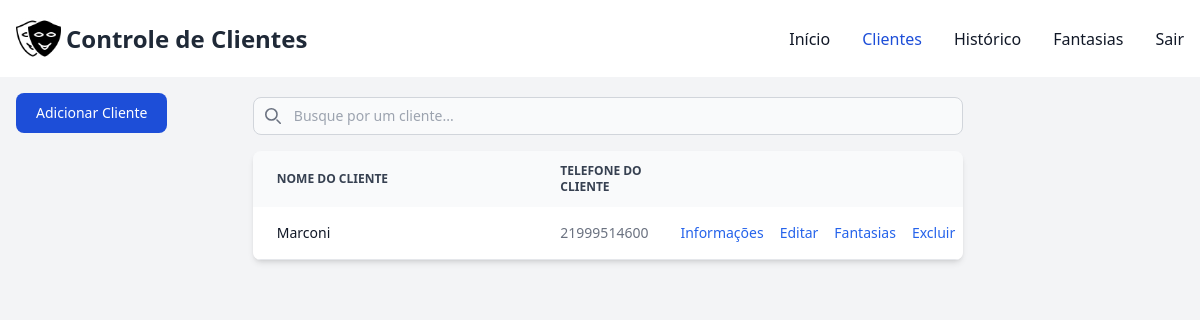
The page /controle/clientes/ (signed in) on the database as committed earlier.
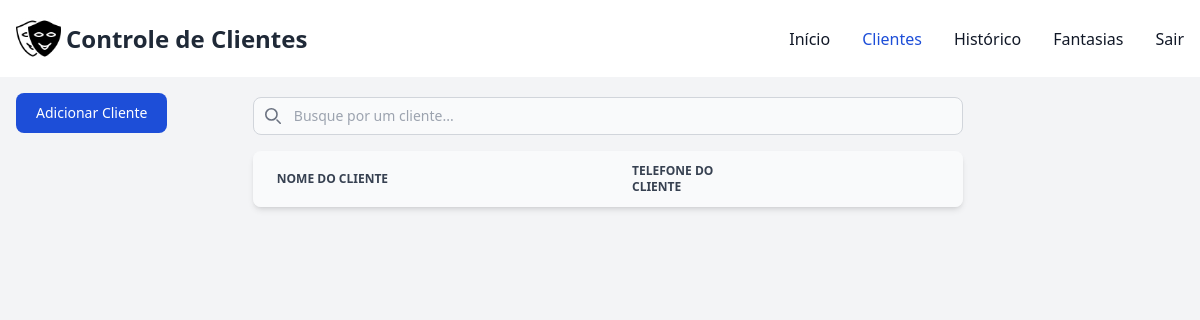
The same page on the database as committed later.
### controle/models.py (models this page shows, shortened)
class Cliente(models.Model):
    usuario = models.ForeignKey(User, on_delete=models.CASCADE)
    nome_cliente = models.CharField(max_length=100, null=False)
    cpf_cliente = models.CharField(max_length=18, null=False)
    tel_cliente = models.CharField(max_length=14, null=False)
    tel2_cliente = models.CharField(max_length=14, null=True, blank=True)
    logradouro_cliente = models.CharField(max_length=150, null=False)
    num_logradouro = models.CharField(max_length=15, null=False)
    complemento_logradouro = models.CharField(max_length=100, blank=True, null=True)
    bairro_logradouro = models.CharField(max_length=100, blank=True, null=True)
    uf_logradouro = models.CharField(max_length=2, blank=True, null=True)
    municipio_logradouro = models.CharField(max_length=100, blank=True, null=True)
    data_nasc_cliente = models.DateField(blank=True, null=True)
    cep_cliente = models.CharField(max_length=9, blank=True)
    email_cliente = models.CharField(max_length=80, blank=True)
    observacao_cliente = models.TextField(blank=True, null=True)
    class Meta:
        constraints = [
            UniqueConstraint(fields=['cpf_cliente', 'usuario'], name='unique_cliente_cpf_usuario')
        ]

### controle/views.py (the view, shortened to what this page needs)
# urls.py: path('clientes/', views.clientes, name='clientes'),
@login_required(login_url="/controle/login")
def clientes(request):
    sessao = request.user
    clientes = Cliente.objects.filter(usuario=sessao)
    fantasias = Fantasia.objects.filter(usuario=sessao)
    context = {
        'clientes': clientes,
        'fantasias': fantasias,
    }
    return render(request, 'clientes.html', context)

### controle/templates/clientes.html (shortened to what this page needs)
{% extends "base.html" %}
{% block conteudo %}
    <div class="pt-4 pl-4">
        <div class="lg:fixed flex justify-center pb-5">
            <button data-modal-target="crud-modal" data-modal-toggle="crud-modal" class="block text-white bg-blue-700 hover:bg-blue-800 focus:ring-4 focus:outline-none focus:ring-blue-300 font-medium rounded-lg text-sm px-5 py-2.5 text-center" type="button">
                Adicionar Cliente
            </button>
        </div>
        <div class="flex justify-center">
            <div  class="flex flex-col lg:w-3/5 w-4/5">
            <div class="pb-4">
                <div class="relative mt-1">
                    <div class="absolute inset-y-0 rtl:inset-r-0 start-0 flex items-center ps-3 pointer-events-none">
                    </div>
                    <input type="text" id="table-search" class="block pt-2 ps-10 text-sm text-gray-900 border border-gray-300 rounded-lg w-full bg-gray-50 focus:ring-blue-500 focus:border-blue-500" placeholder="Busque por um cliente...">
                </div>
            </div>
            <div class="relative overflow-x-auto shadow-md sm:rounded-lg">
                <table class="w-full text-sm text-left rtl:text-right text-gray-500">
                    <thead class="text-xs text-gray-700 uppercase bg-gray-50">
                        <tr>
                            <th scope="col" class="px-6 py-3 w-1/2">
                                Nome do Cliente
                            </th>
                            <th scope="col" class="px-6 py-3">
                                Telefone do Cliente
                            </th>
                            <th scope="col" class="px-6 py-3">
                            </th>
                            <th scope="col" class="px-6 py-3">
                            </th>
                            <th scope="col" class="px-6 py-3">
                            </th>
                            <th scope="col" class="px-6 py-3">
                            </th>
                        </tr>
                    </thead>
                    <tbody>
                        {% for cliente in clientes %}
                        <tr class="bg-white border-b">
                            <th scope="row" class="px-6 py-4 font-medium text-gray-900 whitespace-nowrap">
                                {{ cliente.nome_cliente|truncatechars:52 }}
                            </th>
                            <td class="px-6 py-4">
                                {{ cliente.tel_cliente }}
                            </td>
                            <td class="px-2 py-4">
                                <button data-cliente-id="{{ cliente.id }}" data-modal-target="info-modal" data-modal-toggle="info-modal" class="font-medium text-blue-600 hover:underline">Informações</button>
                            </td>
                            <td class="px-2 py-4">
                                <button data-cliente-id="{{ cliente.id }}" data-modal-target="editar-modal" data-modal-toggle="editar-modal" class="font-medium text-blue-600 hover:underline">Editar</button>
                            </td>
                            <td class="px-2 py-4">
                                <button id="add-fantasias" data-cliente-id="{{ cliente.id }}" data-modal-target="fantasia-modal" data-modal-toggle="fantasia-modal" class="font-medium text-blue-600 hover:underline">Fantasias</button>
                            </td>
                            <td class="px-2 py-4">
                                <button data-cliente-id="{{ cliente.id }}" class="font-medium text-blue-600 hover:underline" onclick="excluirCliente(event)">Excluir</button>
                            </td>
                        </tr>
                        {% endfor %}
                    </tbody>
                </table>
            </div>
        </div>
    </div>
    </div>
{% load static %}
{% endblock %}

Rows that differ between the two databases and show on the page:
removed Cliente: nome_cliente "Marconi", tel_cliente "21999514600"
